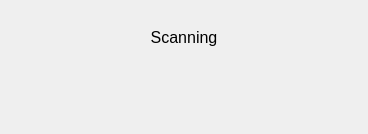
<?xml version="1.0" encoding="UTF-8"?>
<ui version="4.0">
 <class>ScanDialog</class>
 <widget class="QDialog" name="ScanDialog">
  <property name="geometry">
   <rect>
    <x>0</x>
    <y>0</y>
    <width>368</width>
    <height>134</height>
   </rect>
  </property>
  <property name="font">
   <font>
    <pointsize>12</pointsize>
   </font>
  </property>
  <property name="windowTitle">
   <string>Scanning system</string>
  </property>
  <layout class="QVBoxLayout" name="verticalLayout">
   <item>
    <widget class="QLabel" name="label">
     <property name="font">
      <font>
       <pointsize>12</pointsize>
      </font>
     </property>
     <property name="text">
      <string>Scanning</string>
     </property>
     <property name="alignment">
      <set>Qt::AlignCenter</set>
     </property>
    </widget>
   </item>
   <item>
    <widget class="QLabel" name="currentItem">
     <property name="text">
      <string>&lt;current&gt;</string>
     </property>
     <property name="alignment">
      <set>Qt::AlignCenter</set>
     </property>
    </widget>
   </item>
  </layout>
 </widget>
 <resources/>
 <connections/>
</ui>
